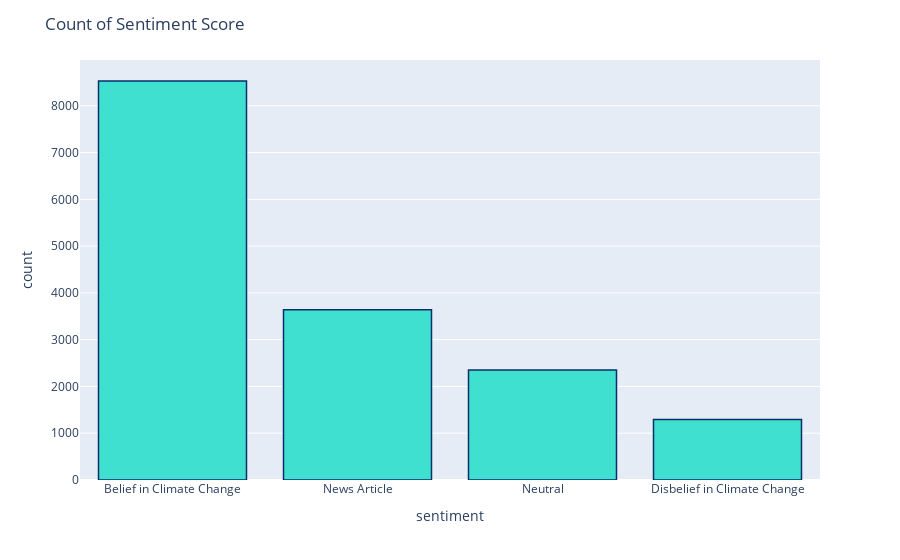

The code cell stored with this chart in its notebook:
### Markdown cell above
### Distribution of the Target Variable

### Code cell
# Distribution plot of the target variable
fig = px.histogram(train_1, x="sentiment")
fig.update_traces(marker_color="turquoise",marker_line_color='rgb(8,48,107)',
                  marker_line_width=1.5)
fig.update_layout(title_text='Count of Sentiment Score')
fig.show()

### Figure 1 — Plotly figure (JSON) as saved in the notebook; plotly's stock layout.template omitted (floating-point values rounded to 4 significant figures; data arrays with more than 128 entries replaced by an {"elided": "..."} marker saying what was removed)
{"data": [{"alignmentgroup": "True", "bingroup": "x", "hovertemplate": "sentiment=%{x}<br>count=%{y}<extra></extra>", "legendgroup": "", "marker": {"color": "turquoise", "line": {"color": "rgb(8,48,107)", "width": 1.5}}, "name": "", "offsetgroup": "", "orientation": "v", "showlegend": false, "type": "histogram", "x": {"elided": "15819 str values"}, "xaxis": "x", "yaxis": "y"}], "layout": {"barmode": "relative", "legend": {"tracegroupgap": 0}, "margin": {"t": 60}, "title": {"text": "Count of Sentiment Score"}, "xaxis": {"anchor": "y", "domain": [0, 1], "title": {"text": "sentiment"}}, "yaxis": {"anchor": "x", "domain": [0, 1], "title": {"text": "count"}}}}
